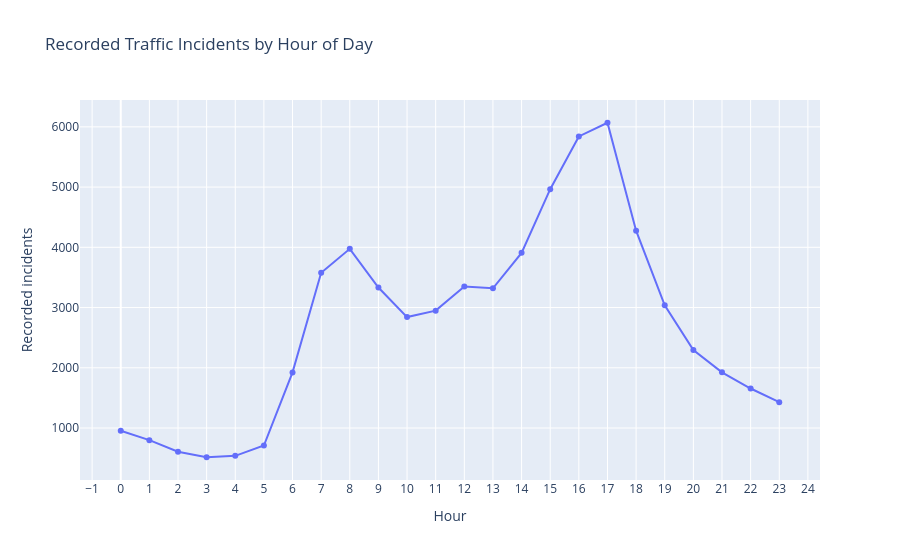

Notebook code for this chart:
### Code cell
# Plot hourly incident counts.
fig = px.line(
    hourly_counts,
    x="hour",
    y="incident_count",
    markers=True,
    title="Recorded Traffic Incidents by Hour of Day",
    labels={
        "hour": "Hour",
        "incident_count": "Recorded incidents",
    },
)

fig.update_xaxes(
    tickmode="linear",
    dtick=1
)

fig.show()

### Figure 1 — Plotly figure (JSON) as saved in the notebook; plotly's stock layout.template omitted (floating-point values rounded to 4 significant figures)
{"data": [{"hovertemplate": "Hour=%{x}<br>Recorded incidents=%{y}<extra></extra>", "legendgroup": "", "line": {"color": "#636efa", "dash": "solid"}, "marker": {"symbol": "circle"}, "mode": "lines+markers", "name": "", "orientation": "v", "showlegend": false, "type": "scatter", "x": [0, 1, 2, 3, 4, 5, 6, 7, 8, 9, 10, 11, 12, 13, 14, 15, 16, 17, 18, 19, 20, 21, 22, 23], "xaxis": "x", "y": [955, 799, 606, 515, 538, 710, 1924, 3578, 3975, 3333, 2842, 2949, 3351, 3320, 3908, 4965, 5841, 6068, 4277, 3038, 2295, 1925, 1656, 1430], "yaxis": "y"}], "layout": {"legend": {"tracegroupgap": 0}, "title": {"text": "Recorded Traffic Incidents by Hour of Day"}, "xaxis": {"anchor": "y", "domain": [0, 1], "dtick": 1, "tickmode": "linear", "title": {"text": "Hour"}}, "yaxis": {"anchor": "x", "domain": [0, 1], "title": {"text": "Recorded incidents"}}}}
